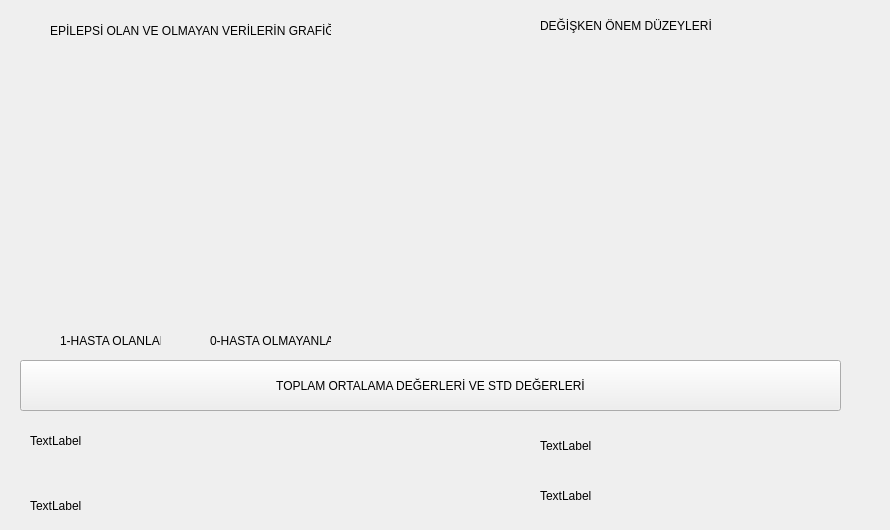
    <widget class="QWidget" name="tab_5">
     <attribute name="title">
      <string>İSTATİSTİK BİLGİLER-2</string>
     </attribute>
     <widget class="QLabel" name="label_19">
      <property name="geometry">
       <rect>
        <x>20</x>
        <y>50</y>
        <width>381</width>
        <height>271</height>
       </rect>
      </property>
      <property name="text">
       <string/>
      </property>
      <property name="pixmap">
       <pixmap>0-1 değerleri.png</pixmap>
      </property>
     </widget>
     <widget class="QLabel" name="label_20">
      <property name="geometry">
       <rect>
        <x>50</x>
        <y>10</y>
        <width>281</width>
        <height>41</height>
       </rect>
      </property>
      <property name="text">
       <string>EPİLEPSİ OLAN VE OLMAYAN VERİLERİN GRAFİĞİ</string>
      </property>
     </widget>
     <widget class="QLabel" name="label_21">
      <property name="geometry">
       <rect>
        <x>60</x>
        <y>330</y>
        <width>101</width>
        <height>21</height>
       </rect>
      </property>
      <property name="text">
       <string>1-HASTA OLANLAR</string>
      </property>
     </widget>
     <widget class="QLabel" name="label_22">
      <property name="geometry">
       <rect>
        <x>210</x>
        <y>330</y>
        <width>121</width>
        <height>21</height>
       </rect>
      </property>
      <property name="text">
       <string>0-HASTA OLMAYANLAR</string>
      </property>
     </widget>
     <widget class="QLabel" name="label_90">
      <property name="geometry">
       <rect>
        <x>540</x>
        <y>10</y>
        <width>301</width>
        <height>31</height>
       </rect>
      </property>
      <property name="text">
       <string>DEĞİŞKEN ÖNEM DÜZEYLERİ</string>
      </property>
     </widget>
     <widget class="QLabel" name="label_91">
      <property name="geometry">
       <rect>
        <x>450</x>
        <y>30</y>
        <width>431</width>
        <height>311</height>
       </rect>
      </property>
      <property name="text">
       <string/>
      </property>
      <property name="pixmap">
       <pixmap>ÖNEM DÜZEYLERİ.png</pixmap>
      </property>
     </widget>
     <widget class="QPushButton" name="pushButton_18">
      <property name="geometry">
       <rect>
        <x>20</x>
        <y>360</y>
        <width>821</width>
        <height>51</height>
       </rect>
      </property>
      <property name="text">
       <string>TOPLAM ORTALAMA DEĞERLERİ VE STD DEĞERLERİ</string>
      </property>
     </widget>
     <widget class="QLabel" name="label_92">
      <property name="geometry">
       <rect>
        <x>30</x>
        <y>430</y>
        <width>371</width>
        <height>21</height>
       </rect>
      </property>
      <property name="text">
       <string>TextLabel</string>
      </property>
     </widget>
     <widget class="QLabel" name="label_93">
      <property name="geometry">
       <rect>
        <x>30</x>
        <y>490</y>
        <width>411</width>
        <height>31</height>
       </rect>
      </property>
      <property name="text">
       <string>TextLabel</string>
      </property>
     </widget>
     <widget class="QLabel" name="label_94">
      <property name="geometry">
       <rect>
        <x>540</x>
        <y>430</y>
        <width>331</width>
        <height>31</height>
       </rect>
      </property>
      <property name="text">
       <string>TextLabel</string>
      </property>
     </widget>
     <widget class="QLabel" name="label_95">
      <property name="geometry">
       <rect>
        <x>540</x>
        <y>480</y>
        <width>331</width>
        <height>31</height>
       </rect>
      </property>
      <property name="text">
       <string>TextLabel</string>
      </property>
     </widget>
    </widget>
